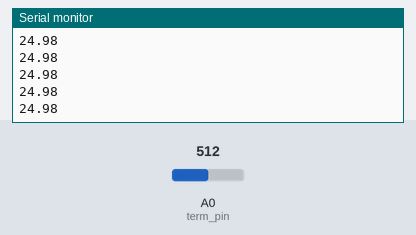
The sketch below on a simulated Arduino Uno, built with avr-gcc and run on an emulated ATmega328P. Parts: the last lines printed to the serial monitor. The inputs (shaded band) are chosen by the test bench; at power-on: A0 (term_pin) = 512.

Above: at 1.2 s.
1.3 s: A0 (term_pin) set to 716
At 1.32 s:
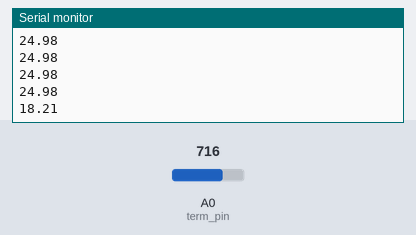
2.8 s: A0 (term_pin) set to 900
At 2.83 s:
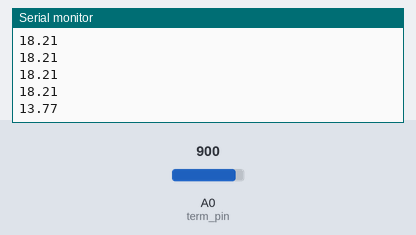
Timing chart, 0 to 5.8 s (numbered marks = the images above; inputs shaded):
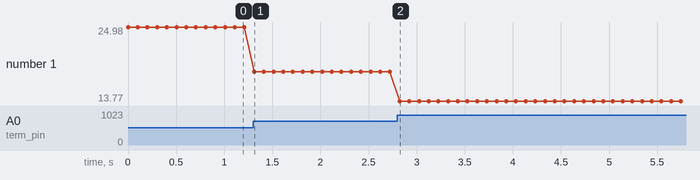

Measured:
- after the input at 1.3 s, the serial monitor: prints a new line at once (image 1)
- after the input at 2.8 s, the serial monitor: prints a new line at once (image 2)
- plotted number 1: 24.98 → 18.21 after the input at 1.3 s, 18.21 → 13.77 after the input at 2.8 s

The sketch:

sketch_temp_termistor_PTC.ino
```cpp
#include <math.h>
#define term_pin A0

float voltage = 0.0;
float temp = 0.0;

void setup() {
  Serial.begin(9600);
}

void loop() {
  voltage = analogRead(term_pin) * 5.0 / 1023.0;
  temp = 1.0 / (log(voltage/2.5) / 4300.0 + 1.0 / 298.0) - 273.0;

  Serial.println(temp);
  delay(100);
}
```
